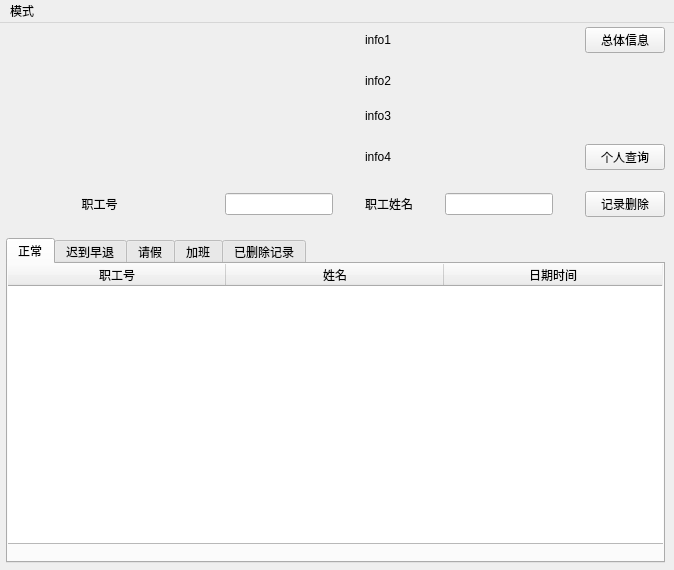
<?xml version="1.0" encoding="UTF-8"?>
<ui version="4.0">
 <class>admin_ch_rinfo</class>
 <widget class="QMainWindow" name="admin_ch_rinfo">
  <property name="geometry">
   <rect>
    <x>0</x>
    <y>0</y>
    <width>674</width>
    <height>570</height>
   </rect>
  </property>
  <property name="windowTitle">
   <string>签到信息查询</string>
  </property>
  <widget class="QWidget" name="centralwidget">
   <widget class="QWidget" name="gridLayoutWidget">
    <property name="geometry">
     <rect>
      <x>0</x>
      <y>0</y>
      <width>671</width>
      <height>541</height>
     </rect>
    </property>
    <layout class="QGridLayout" name="gridLayout" rowstretch="1,0,0,0,0,0" columnstretch="1,0,0,0,0">
     <property name="leftMargin">
      <number>6</number>
     </property>
     <property name="topMargin">
      <number>4</number>
     </property>
     <property name="rightMargin">
      <number>6</number>
     </property>
     <property name="bottomMargin">
      <number>1</number>
     </property>
     <property name="horizontalSpacing">
      <number>32</number>
     </property>
     <property name="verticalSpacing">
      <number>21</number>
     </property>
     <item row="2" column="2" colspan="2">
      <widget class="QLabel" name="info_LB3">
       <property name="text">
        <string>info3</string>
       </property>
      </widget>
     </item>
     <item row="0" column="4">
      <widget class="QPushButton" name="all_search_B">
       <property name="text">
        <string>总体信息</string>
       </property>
      </widget>
     </item>
     <item row="3" column="4">
      <widget class="QPushButton" name="s_search_B">
       <property name="text">
        <string>个人查询</string>
       </property>
      </widget>
     </item>
     <item row="4" column="4">
      <widget class="QPushButton" name="del_re_B">
       <property name="text">
        <string>记录删除</string>
       </property>
      </widget>
     </item>
     <item row="5" column="0" colspan="5">
      <widget class="QTabWidget" name="tabWidget">
       <property name="currentIndex">
        <number>0</number>
       </property>
       <widget class="QWidget" name="nor_T">
        <attribute name="title">
         <string>正常</string>
        </attribute>
        <widget class="QWidget" name="verticalLayoutWidget">
         <property name="geometry">
          <rect>
           <x>-1</x>
           <y>-1</y>
           <width>661</width>
           <height>281</height>
          </rect>
         </property>
         <layout class="QVBoxLayout" name="verticalLayout">
          <item>
           <widget class="QTableWidget" name="nor_TB">
            <attribute name="horizontalHeaderDefaultSectionSize">
             <number>218</number>
            </attribute>
            <column>
             <property name="text">
              <string>职工号</string>
             </property>
            </column>
            <column>
             <property name="text">
              <string>姓名</string>
             </property>
            </column>
            <column>
             <property name="text">
              <string>日期时间</string>
             </property>
            </column>
           </widget>
          </item>
         </layout>
        </widget>
       </widget>
       <widget class="QWidget" name="laear_T">
        <attribute name="title">
         <string>迟到早退</string>
        </attribute>
        <widget class="QWidget" name="verticalLayoutWidget_2">
         <property name="geometry">
          <rect>
           <x>0</x>
           <y>0</y>
           <width>661</width>
           <height>281</height>
          </rect>
         </property>
         <layout class="QVBoxLayout" name="verticalLayout_2">
          <item>
           <widget class="QTableWidget" name="la_or_ear_TB">
            <attribute name="horizontalHeaderDefaultSectionSize">
             <number>218</number>
            </attribute>
            <column>
             <property name="text">
              <string>职工号</string>
             </property>
            </column>
            <column>
             <property name="text">
              <string>姓名</string>
             </property>
            </column>
            <column>
             <property name="text">
              <string>日期时间</string>
             </property>
            </column>
           </widget>
          </item>
         </layout>
        </widget>
       </widget>
       <widget class="QWidget" name="rest_T">
        <attribute name="title">
         <string>请假</string>
        </attribute>
        <widget class="QWidget" name="verticalLayoutWidget_3">
         <property name="geometry">
          <rect>
           <x>0</x>
           <y>0</y>
           <width>661</width>
           <height>281</height>
          </rect>
         </property>
         <layout class="QVBoxLayout" name="verticalLayout_3">
          <item>
           <widget class="QTableWidget" name="rest_TB">
            <attribute name="horizontalHeaderDefaultSectionSize">
             <number>218</number>
            </attribute>
            <column>
             <property name="text">
              <string>职工号</string>
             </property>
            </column>
            <column>
             <property name="text">
              <string>姓名</string>
             </property>
            </column>
            <column>
             <property name="text">
              <string>日期时间</string>
             </property>
            </column>
           </widget>
          </item>
         </layout>
        </widget>
       </widget>
       <widget class="QWidget" name="over_T">
        <attribute name="title">
         <string>加班</string>
        </attribute>
        <widget class="QWidget" name="verticalLayoutWidget_5">
         <property name="geometry">
          <rect>
           <x>0</x>
           <y>0</y>
           <width>661</width>
           <height>281</height>
          </rect>
         </property>
         <layout class="QVBoxLayout" name="verticalLayout_5">
          <item>
           <widget class="QTableWidget" name="over_TB">
            <attribute name="horizontalHeaderDefaultSectionSize">
             <number>218</number>
            </attribute>
            <column>
             <property name="text">
              <string>职工号</string>
             </property>
            </column>
            <column>
             <property name="text">
              <string>姓名</string>
             </property>
            </column>
            <column>
             <property name="text">
              <string>日期时间</string>
             </property>
            </column>
           </widget>
          </item>
         </layout>
        </widget>
       </widget>
       <widget class="QWidget" name="del_T">
        <attribute name="title">
         <string>已删除记录</string>
        </attribute>
        <widget class="QWidget" name="verticalLayoutWidget_4">
         <property name="geometry">
          <rect>
           <x>0</x>
           <y>0</y>
           <width>661</width>
           <height>281</height>
          </rect>
         </property>
         <layout class="QVBoxLayout" name="verticalLayout_4">
          <item>
           <widget class="QTableWidget" name="del_TB">
            <attribute name="horizontalHeaderDefaultSectionSize">
             <number>163</number>
            </attribute>
            <column>
             <property name="text">
              <string>职工号</string>
             </property>
            </column>
            <column>
             <property name="text">
              <string>姓名</string>
             </property>
            </column>
            <column>
             <property name="text">
              <string>日期时间</string>
             </property>
            </column>
            <column>
             <property name="text">
              <string>删除日期</string>
             </property>
            </column>
           </widget>
          </item>
         </layout>
        </widget>
       </widget>
      </widget>
     </item>
     <item row="3" column="2" colspan="2">
      <widget class="QLabel" name="info_LB4">
       <property name="text">
        <string>info4</string>
       </property>
      </widget>
     </item>
     <item row="0" column="2" colspan="2">
      <widget class="QLabel" name="info_LB1">
       <property name="text">
        <string>info1</string>
       </property>
      </widget>
     </item>
     <item row="1" column="2" colspan="2">
      <widget class="QLabel" name="info_LB2">
       <property name="text">
        <string>info2</string>
       </property>
      </widget>
     </item>
     <item row="4" column="1">
      <widget class="QLineEdit" name="Sno_LE"/>
     </item>
     <item row="4" column="3">
      <widget class="QLineEdit" name="Sname_LE"/>
     </item>
     <item row="4" column="0">
      <widget class="QLabel" name="label">
       <property name="text">
        <string>职工号</string>
       </property>
       <property name="alignment">
        <set>Qt::AlignCenter</set>
       </property>
      </widget>
     </item>
     <item row="4" column="2">
      <widget class="QLabel" name="label_2">
       <property name="text">
        <string>职工姓名</string>
       </property>
      </widget>
     </item>
    </layout>
   </widget>
  </widget>
  <widget class="QMenuBar" name="menubar">
   <property name="geometry">
    <rect>
     <x>0</x>
     <y>0</y>
     <width>674</width>
     <height>28</height>
    </rect>
   </property>
   <widget class="QMenu" name="menu">
    <property name="title">
     <string>模式</string>
    </property>
    <addaction name="Sinfo_A"/>
    <addaction name="action_2"/>
   </widget>
   <addaction name="menu"/>
  </widget>
  <action name="Sinfo_A">
   <property name="text">
    <string>职工信息管理</string>
   </property>
  </action>
  <action name="action_2">
   <property name="text">
    <string>职工签到管理</string>
   </property>
  </action>
 </widget>
 <resources/>
 <connections/>
</ui>
